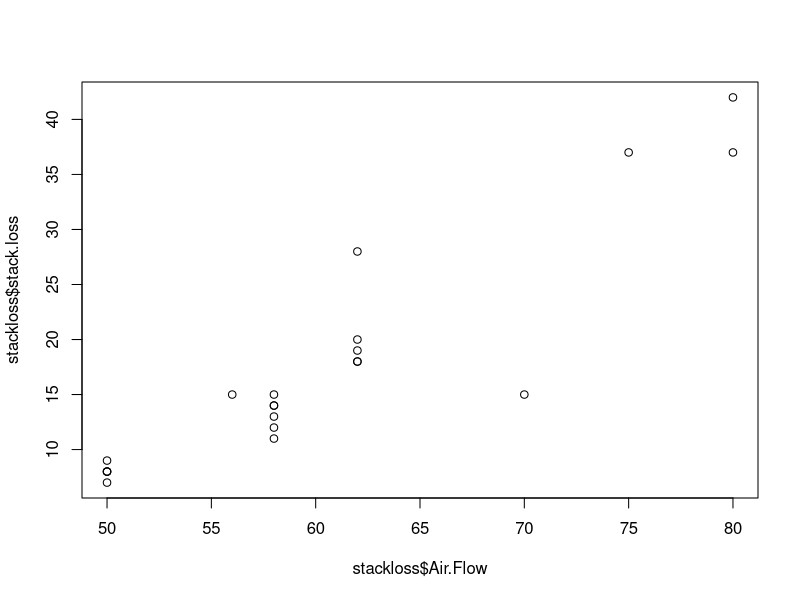

Write the R code that produced this figure.
## ---- chunk 1
summary(stackloss)
## ---- chunk 2
str(stackloss)
## ---- chunk 3
plot(x = stackloss$Air.Flow,y = stackloss$stack.loss)
